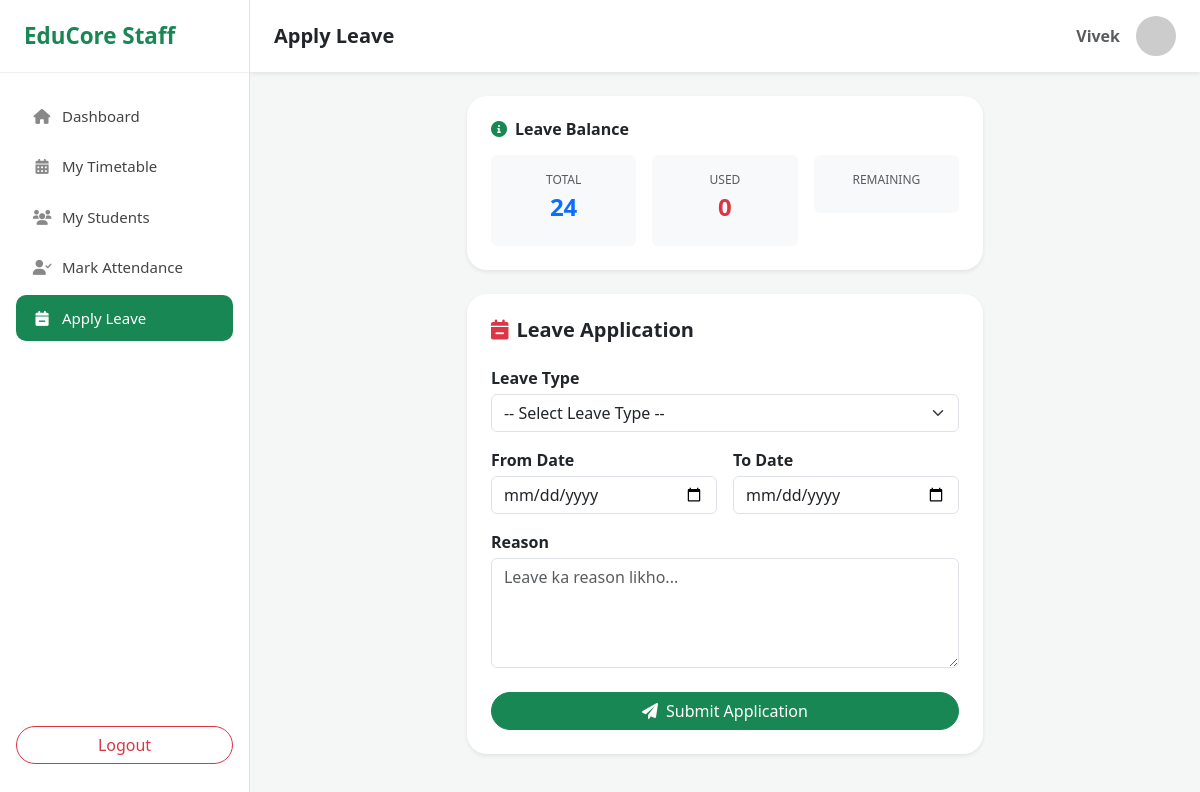
/staff/apply-leave/ (signed in), run on the app's committed database.
### accounts/models.py (models this page shows, shortened)
class StaffProfile(models.Model):
    user = models.OneToOneField('CustomUser', on_delete=models.CASCADE)
    staff_id = models.CharField(max_length=20, unique=True)
    department = models.CharField(max_length=100)
    designation = models.CharField(max_length=100, default='Not Assigned', null=True, blank=True)
    base_salary = models.DecimalField(max_digits=10, decimal_places=2, default=0.0)
    total_leaves = models.IntegerField(default=24)
    used_leaves = models.IntegerField(default=0)

class CustomUser(AbstractUser):
    ADMIN = 'ADMIN'
    STUDENT = 'STUDENT'
    STAFF = 'STAFF'
    ROLE_CHOICES = [(ADMIN, 'Admin'), (STUDENT, 'Student'), (STAFF, 'Staff')]
    role = models.CharField(max_length=10, choices=ROLE_CHOICES, default=STUDENT)
    phone = models.CharField(max_length=15, blank=True, null=True)
    profile_pic = models.ImageField(upload_to='profiles/', default='default.png')
    bio = models.TextField(max_length=500, blank=True)

### staff/views.py (the view, shortened to what this page needs)
# urls.py: path('apply-leave/', views.apply_leave, name='apply_leave'),
@login_required(login_url='/staff/login/')
def apply_leave(request):
    acc_staff = get_object_or_404(AccountStaffProfile, user=request.user)
    context = {'staff': acc_staff}
    return render(request, 'staff/apply_leave.html', context)

### college_erp/templates/staff/apply_leave.html (shortened to what this page needs)
{% load static %}
<!DOCTYPE html>
<html lang="en">
<head>
    <link href="https://cdn.jsdelivr.net/npm/bootstrap@5.3.0/dist/css/bootstrap.min.css" rel="stylesheet">
    <link rel="stylesheet" href="https://cdnjs.cloudflare.com/ajax/libs/font-awesome/6.0.0/css/all.min.css">
</head>
<body>
<div id="wrapper">
    <div id="sidebar-wrapper">
        <div class="sidebar-heading">EduCore Staff</div>
        <div class="p-2 mt-2">
            <a href="{% url 'staff_dashboard' %}" class="nav-link-item">
                <i class="fas fa-home"></i> Dashboard
            </a>
            <a href="{% url 'staff_timetable' %}" class="nav-link-item">
                <i class="fas fa-calendar-alt"></i> My Timetable
            </a>
            <a href="{% url 'staff_students' %}" class="nav-link-item">
                <i class="fas fa-users"></i> My Students
            </a>
            <a href="{% url 'staff_mark_attendance' %}" class="nav-link-item">
                <i class="fas fa-user-check"></i> Mark Attendance
            </a>
            <a href="{% url 'apply_leave' %}" class="nav-link-item active">
                <i class="fas fa-calendar-minus"></i> Apply Leave
            </a>
        </div>
        <div class="p-3" style="position: absolute; bottom: 20px; width: 100%;">
            <a href="{% url 'logout' %}" class="btn btn-outline-danger w-100 rounded-pill">Logout</a>
        </div>
    </div>
    <div id="page-content-wrapper">
        <nav class="navbar navbar-light bg-white py-3 px-4 shadow-sm">
            <h5 class="mb-0 fw-bold">Apply Leave</h5>
            <div class="ms-auto d-flex align-items-center">
                <span class="me-3 fw-bold text-muted">{{ staff.user.get_full_name }}</span>
                <img src="https://ui-avatars.com/api/?name={{ staff.user.username }}&background=198754&color=fff" class="rounded-circle" width="40">
            </div>
        </nav>
        <div class="container-fluid p-4">
            <div class="row justify-content-center">
                <div class="col-lg-7">
                    <div class="card border-0 shadow-sm p-4 mb-4" style="border-radius: 20px;">
                        <h6 class="fw-bold mb-3"><i class="fas fa-info-circle text-success me-2"></i>Leave Balance</h6>
                        <div class="row g-3 text-center">
                            <div class="col-4">
                                <div class="bg-light rounded p-3">
                                    <p class="text-muted mb-1" style="font-size:12px;">TOTAL</p>
                                    <h4 class="fw-bold text-primary">{{ staff.total_leaves }}</h4>
                                </div>
                            </div>
                            <div class="col-4">
                                <div class="bg-light rounded p-3">
                                    <p class="text-muted mb-1" style="font-size:12px;">USED</p>
                                    <h4 class="fw-bold text-danger">{{ staff.used_leaves }}</h4>
                                </div>
                            </div>
                            <div class="col-4">
                                <div class="bg-light rounded p-3">
                                    <p class="text-muted mb-1" style="font-size:12px;">REMAINING</p>
                                </div>
                            </div>
                        </div>
                    </div>
                    <div class="card border-0 shadow-sm p-4" style="border-radius: 20px;">
                        <h5 class="fw-bold mb-4"><i class="fas fa-calendar-minus text-danger me-2"></i>Leave Application</h5>
                        <form method="POST">
                            <div class="mb-3">
                                <label class="fw-bold mb-1">Leave Type</label>
                                <select name="leave_type" class="form-select" required>
                                    <option value="">-- Select Leave Type --</option>
                                </select>
                            </div>
                            <div class="row g-3 mb-3">
                                <div class="col-6">
                                    <label class="fw-bold mb-1">From Date</label>
                                    <input type="date" name="from_date" class="form-control" required>
                                </div>
                                <div class="col-6">
                                    <label class="fw-bold mb-1">To Date</label>
                                    <input type="date" name="to_date" class="form-control" required>
                                </div>
                            </div>
                            <div class="mb-4">
                                <label class="fw-bold mb-1">Reason</label>
                                <textarea name="reason" class="form-control" rows="4" placeholder="Leave ka reason likhо..." required></textarea>
                            </div>
                            <button type="submit" class="btn btn-success rounded-pill px-4 w-100">
                                <i class="fas fa-paper-plane me-2"></i>Submit Application
                            </button>
                        </form>
                    </div>
                </div>
            </div>
        </div>
    </div>
</div>
</body>
</html>

### college_erp/templates/staff/apply_leave.html (style rules this page uses)
body { background-color: #f4f7f6; font-family: 'Segoe UI', sans-serif; margin: 0; }
#wrapper { display: flex; min-height: 100vh; }
#sidebar-wrapper { min-width: 250px; max-width: 250px; min-height: 100vh; background: #fff; border-right: 1px solid #e0e0e0; position: fixed; top: 0; left: 0; z-index: 100; }
#page-content-wrapper { margin-left: 250px; width: calc(100% - 250px); }
.sidebar-heading { padding: 1.2rem 1.5rem; font-size: 1.4rem; font-weight: 700; color: #198754; border-bottom: 1px solid #f0f0f0; }
.nav-link-item { display: flex; align-items: center; gap: 10px; padding: 12px 16px; margin: 4px 8px; border-radius: 10px; color: #444; text-decoration: none; font-size: 15px; transition: 0.2s; }
.nav-link-item.active { background: #198754; color: #fff; }
.nav-link-item.active i { color: #fff; }
.nav-link-item i { width: 20px; text-align: center; color: #888; }

### data on the page
StaffProfile: user.get_full_name "Vivek", total_leaves "24", used_leaves "0"
